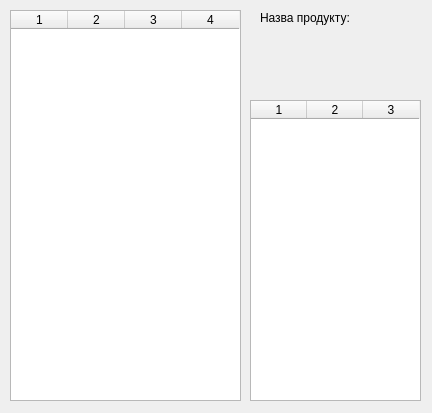
<?xml version="1.0" encoding="UTF-8"?>
<ui version="4.0">
 <class>history</class>
 <widget class="QWidget" name="history">
  <property name="geometry">
   <rect>
    <x>0</x>
    <y>0</y>
    <width>432</width>
    <height>413</height>
   </rect>
  </property>
  <property name="windowTitle">
   <string>Form</string>
  </property>
  <widget class="QTableWidget" name="incomeList_table">
   <property name="geometry">
    <rect>
     <x>250</x>
     <y>100</y>
     <width>171</width>
     <height>301</height>
    </rect>
   </property>
   <property name="columnCount">
    <number>3</number>
   </property>
   <attribute name="horizontalHeaderDefaultSectionSize">
    <number>56</number>
   </attribute>
   <attribute name="horizontalHeaderStretchLastSection">
    <bool>false</bool>
   </attribute>
   <column/>
   <column/>
   <column/>
  </widget>
  <widget class="QTableWidget" name="incomeHead_table">
   <property name="geometry">
    <rect>
     <x>10</x>
     <y>10</y>
     <width>231</width>
     <height>391</height>
    </rect>
   </property>
   <property name="columnCount">
    <number>4</number>
   </property>
   <attribute name="horizontalHeaderDefaultSectionSize">
    <number>57</number>
   </attribute>
   <attribute name="horizontalHeaderStretchLastSection">
    <bool>false</bool>
   </attribute>
   <column/>
   <column/>
   <column/>
   <column/>
  </widget>
  <widget class="QLabel" name="label">
   <property name="geometry">
    <rect>
     <x>260</x>
     <y>10</y>
     <width>131</width>
     <height>16</height>
    </rect>
   </property>
   <property name="text">
    <string>Назва продукту:</string>
   </property>
  </widget>
  <widget class="QLabel" name="nameProduct_label">
   <property name="geometry">
    <rect>
     <x>260</x>
     <y>30</y>
     <width>151</width>
     <height>31</height>
    </rect>
   </property>
   <property name="text">
    <string/>
   </property>
  </widget>
 </widget>
 <resources/>
 <connections/>
</ui>
